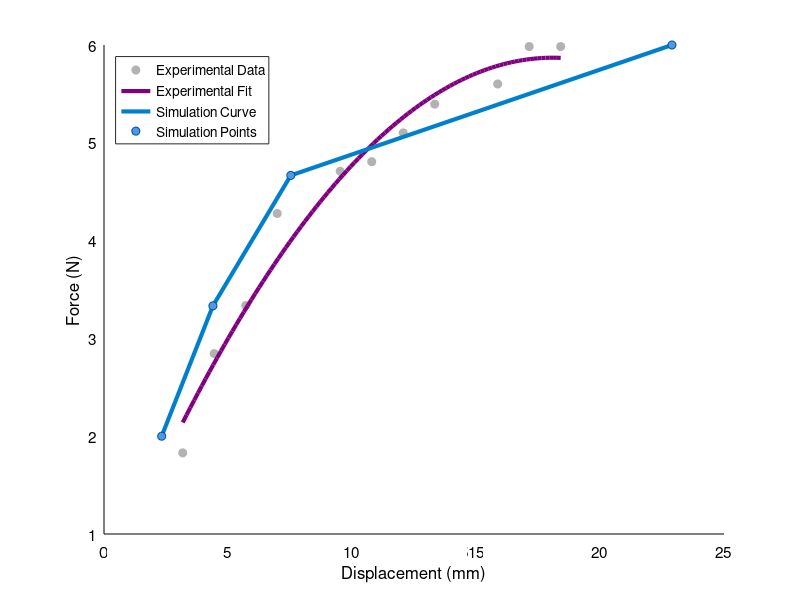

Write the MATLAB code that produced this figure.
clc
clear all
close all
set(groot,'defaultFigureColor','w');
set(groot,'defaultAxesColor','w');

%% Experimental Data
weights = [290, 436, 186.5, 480, 520, 340, 490, 550, 610, 571, 610];
displacements = [.175, .275, .125, .375, .475, .225, .425, .525, .675, .625, .725];
force_N = weights * 9.81 / 1000;
displacement_mm = displacements * 25.4;

% Fit experimental data
p = polyfit(displacement_mm, force_N, 2);
x_fit = linspace(min(displacement_mm), max(displacement_mm), 100);
fit_line = polyval(p, x_fit);

%% Load Simulation Results
load('force_displacement_results.mat', 'results');
sim_force = results.force;
sim_displacement_mm = -1 * results.displacement * 1000; % Convert to mm and make positive

%% Overlay Plot
scatter(displacement_mm, force_N, 'MarkerEdgeColor', [0.7 0.7 0.7], 'MarkerFaceColor', [0.7 0.7 0.7]);
hold on;
plot(x_fit, fit_line, 'Color', [0.5 0 0.5], 'LineWidth', 3);
plot(sim_displacement_mm, abs(sim_force), 'Color', [0 0.5 0.8], 'LineWidth', 3);
scatter(sim_displacement_mm, abs(sim_force), 'MarkerEdgeColor', [0 0.3 0.6], 'MarkerFaceColor', [0.3 0.6 0.9]);

xlabel('Displacement (mm)', 'FontSize', 12);
ylabel('Force (N)', 'FontSize', 12);
set(gca, 'Color', [0.95 0.95 0.95], 'XColor', 'k', 'YColor', 'k', 'TickDir', 'out', 'TickLength', [0 0], 'FontSize', 11);
grid on;
set(gca, 'GridColor', 'w', 'GridAlpha', 1);
legend('Experimental Data', 'Experimental Fit', 'Simulation Curve', 'Simulation Points', 'Location', 'northwest');
hold off;